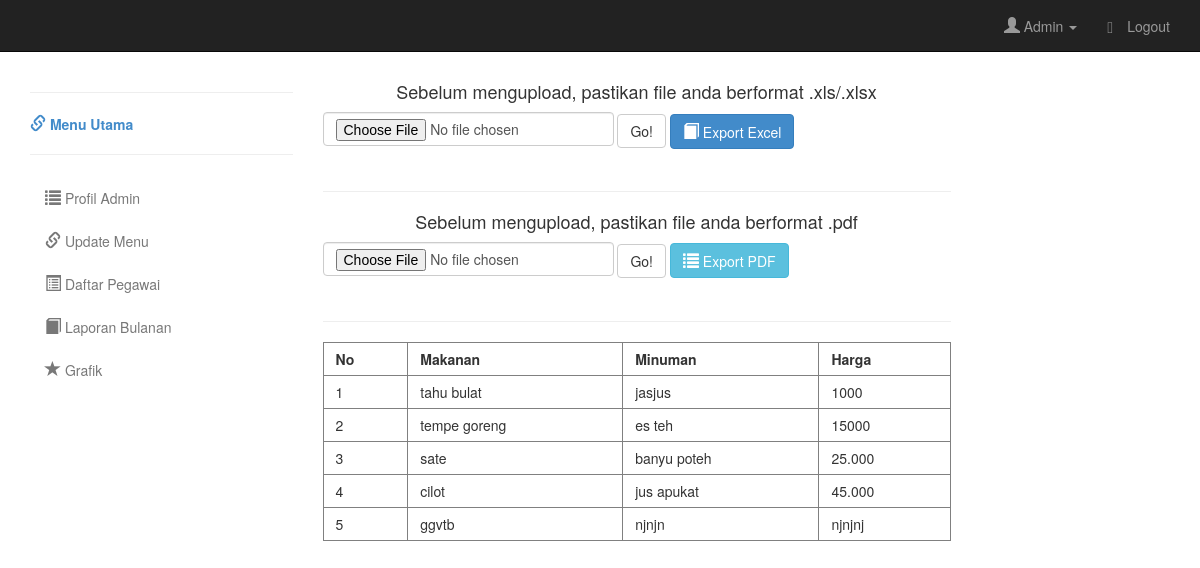
Screenshot of /index.php/Welcome/laporan with the database file from the repository.
### tables this page shows
CREATE TABLE `menu` (
  `id` int(11) NOT NULL,
  `makanan` varchar(50) NOT NULL,
  `minuman` varchar(50) NOT NULL,
  `harga` varchar(50) NOT NULL,
  `gambar` blob NOT NULL
);

### application/controllers/Welcome.php (called while the page is built, shortened)
<?php
class Welcome extends CI_Controller {
	public function __construct()
	{
		$this->load->model('m_cafe');
		$this->load->helper('url');
	}
	public function laporan()
	{
	$data['laporan'] = $this->m_cafe->listing('menu');
	 $this->load->view('super/laporan', $data);
	 }
}

### index.php (called while the page is built, shortened)
<?php
require_once BASEPATH.'core/CodeIgniter.php';

### application/models/m_cafe.php (called while the page is built, shortened)
<?php
class M_cafe extends CI_Model {
	public function listing($table)
	{
		return $this->db->get($table)->result();
	}
}

### application/views/super/laporan.php (the view, shortened to what this page needs)
<!DOCTYPE html>
<html lang="en"><head>
        <link href="<?php echo base_url('assets/css/bootstrap.css'); ?>" rel="stylesheet">
        <link href=" <?php echo base_url('assets/css/admin.css'); ?>" rel="stylesheet">
    </head>
    <body>
		<div id="top-nav" class="navbar navbar-inverse navbar-static-top">
		  <div class="container">
			<div class="navbar-collapse collapse">
			  <ul class="nav navbar-nav navbar-right">
				<li class="dropdown">
				  <a class="dropdown-toggle" role="button" data-toggle="dropdown" href="#"><i class="glyphicon glyphicon-user"></i> Admin <span class="caret"></span></a>
				</li>
				<li><a href="#"><i class="glyphicon glyphicon-lock"></i> Logout</a></li>
			  </ul>
			</div>
		  </div>
		</div>
		<div class="container">
		<div class="row">
			<div class="col-md-3">
			  <hr>
			  <a href="#"><strong><i class="glyphicon glyphicon-link"></i> Menu Utama</strong></a>
			  <hr>
			  <ul class="nav nav-pills nav-stacked">
				<li><a href="<?php echo base_url('index.php/Welcome/profil'); ?>"><i class="glyphicon glyphicon-list"></i> Profil Admin</a></li>
				<li><a href="<?php echo base_url('index.php/Welcome/menu'); ?>"><i class="glyphicon glyphicon-link"></i> Update Menu</a></li>
				<li><a href="<?php echo base_url('index.php/Welcome/daftar_pegawai') ; ?>"><i class="glyphicon glyphicon-list-alt"></i> Daftar Pegawai</a></li>
				<li><a href="<?php echo base_url('index.php/Welcome/laporan'); ?>"><i class="glyphicon glyphicon-book"></i> Laporan Bulanan</a></li>
				<li><a href="<?php echo base_url('index.php/Welcome/grafik') ?>"><i class="glyphicon glyphicon-star"></i> Grafik</a></li>
			  </ul>
			</div>
				<div class="col-md-9">
				<div class="row">
				<div class="col-md-9">
					  <h4 align="center">Sebelum mengupload, pastikan file anda berformat .xls/.xlsx</h4>
					  <label class="custom-file">
				  <input type="file" id="file" class="form-control">
				  		 </label>
				<a href="#" class="btn btn-default">Go!</a>
				<a href="#" class="btn btn-primary">
					<i class="glyphicon glyphicon-book"></i> Export Excel
				</a>
				<div class="row"></div><br><hr>
				<h4 align="center">Sebelum mengupload, pastikan file anda berformat .pdf</h4>
				<label class="custom-file">
				  <input type="file" id="file" class="form-control">
				</label>
				<a href="#" class="btn btn-default">Go!</a>
				<a href="#" class="btn btn-info">
					<i class="glyphicon glyphicon-list"></i> Export PDF
				</a>
				<br><br>
				<hr>
				<table border="1" width="100%">
					<thead>
						<th>No</th>
						<th>Makanan</th>
						<th>Minuman</th>
						<th>Harga</th>
					</thead>
					<tbody>
						<?php $i=1; foreach($laporan as $user) { ?>
						 <tr>
						 <td><?php echo $i ; ?></td>
						 <td><?php echo $user->makanan; ?></td>
						 <td><?php echo $user->minuman; ?></td>
						 <td><?php echo $user->harga; ?></td>
						 </tr>
						 <?php $i++; } ?>
					</tbody>
				</table>
				</div>
			  </div>
			</div>
		</div>
		</div>
</body></html>

### assets/css/admin.css (style rules this page uses)
.navbar-static-top { margin-bottom:20px; }
i { font-size:16px; }
.nav > li > a { color:#787878; }

### application/views/super/laporan.php (style rules this page uses)
th, td { border-top: border-top: solid thin #000; padding: 6px 12px; }

### rows the page displays
menu: makanan "tahu bulat", minuman "jasjus", harga "1000"
menu: makanan "tempe goreng", minuman "es teh", harga "15000"
menu: makanan "sate", minuman "banyu poteh", harga "25.000"
menu: makanan "cilot", minuman "jus apukat", harga "45.000"
menu: makanan "ggvtb", minuman "njnjn", harga "njnjnj"
